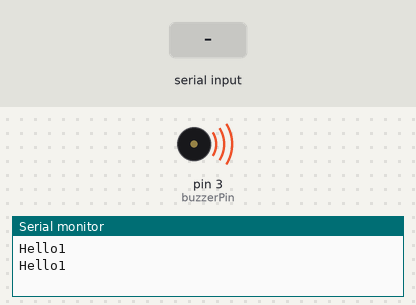
Recording of a sketch running on a simulated Arduino Mega 2560, built with avr-gcc and run on an emulated ATmega2560. On the bench: buzzer (waves = sounding), the last lines printed to the serial monitor. Inputs (shaded band) come from the test bench.

Above: at 1.2 s.
1.3 s: "1" received over the second serial link
At 2.7 s:
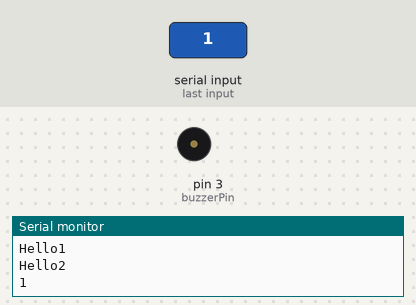
4.3 s: "0" received over the second serial link
At 7.0 s:
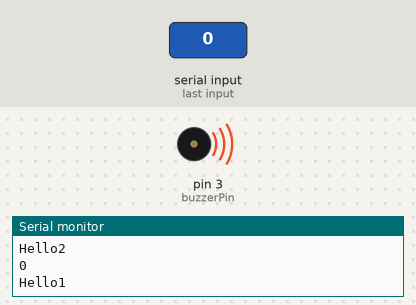
7.3 s: "2" received over the second serial link
At 8.5 s:
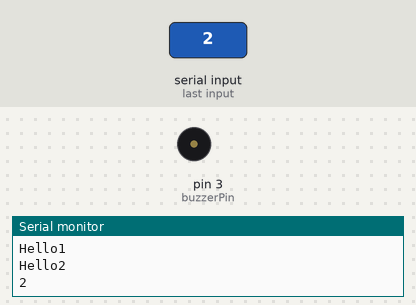
Timing chart, 0 to 10.5 s (numbered marks = the images above; inputs shaded):
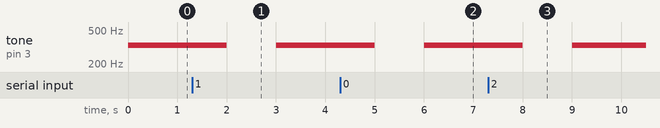

The sketch:

algo_slave.ino
```cpp
#include <SoftwareSerial.h>

SoftwareSerial slv(17,16);

char c  = ' ';
int buzzerPin = 3;
char cpast = '0';
void setup()
{

   pinMode(buzzerPin, OUTPUT);
   Serial.begin(9600);
   Serial2.begin(9600);

}


void loop()
{
   if(Serial2.available())
   {
      Serial.println("Hello2");
      char c = Serial2.read();
      Serial.println(c);
      //if (c=='0') { digitalWrite(LED, LOW); }
      if (cpast==c) {tone(buzzerPin,330);delay(1000); }else{ noTone(buzzerPin);}

      cpast = c;
      delay(1000);
   }
   else{
      Serial.println("Hello1");
      tone(3,330);
      delay(1000);
   }

}
```

Measured:
- after the input at 1.3 s, tone on pin 3 (buzzerPin): 330 Hz → silent after 0.70 s, → 330 Hz 1.0 s later
- after the input at 4.3 s, tone on pin 3 (buzzerPin): 330 Hz → silent after 0.70 s, → 330 Hz 1.0 s later
- after the input at 7.3 s, tone on pin 3 (buzzerPin): 330 Hz → silent after 0.70 s, → 330 Hz 1.0 s later
